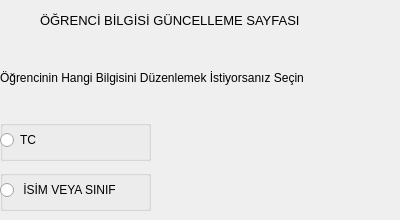
<?xml version="1.0" encoding="UTF-8"?>
<ui version="4.0">
 <class>Form_guncelle</class>
 <widget class="QWidget" name="Form_guncelle">
  <property name="geometry">
   <rect>
    <x>0</x>
    <y>0</y>
    <width>400</width>
    <height>220</height>
   </rect>
  </property>
  <property name="windowTitle">
   <string>Form</string>
  </property>
  <widget class="QLabel" name="label">
   <property name="geometry">
    <rect>
     <x>40</x>
     <y>10</y>
     <width>331</width>
     <height>20</height>
    </rect>
   </property>
   <property name="font">
    <font>
     <pointsize>10</pointsize>
    </font>
   </property>
   <property name="text">
    <string>ÖĞRENCİ BİLGİSİ GÜNCELLEME SAYFASI</string>
   </property>
  </widget>
  <widget class="QLabel" name="label_2">
   <property name="geometry">
    <rect>
     <x>0</x>
     <y>70</y>
     <width>341</width>
     <height>16</height>
    </rect>
   </property>
   <property name="text">
    <string>Öğrencinin Hangi Bilgisini Düzenlemek İstiyorsanız Seçin</string>
   </property>
  </widget>
  <widget class="QGroupBox" name="groupBox">
   <property name="geometry">
    <rect>
     <x>0</x>
     <y>120</y>
     <width>151</width>
     <height>41</height>
    </rect>
   </property>
   <property name="title">
    <string/>
   </property>
   <widget class="QRadioButton" name="radioButton_tc">
    <property name="geometry">
     <rect>
      <x>0</x>
      <y>10</y>
      <width>95</width>
      <height>20</height>
     </rect>
    </property>
    <property name="text">
     <string>TC</string>
    </property>
   </widget>
  </widget>
  <widget class="QGroupBox" name="groupBox_2">
   <property name="geometry">
    <rect>
     <x>0</x>
     <y>170</y>
     <width>151</width>
     <height>41</height>
    </rect>
   </property>
   <property name="title">
    <string/>
   </property>
   <widget class="QRadioButton" name="radioButton_isim">
    <property name="geometry">
     <rect>
      <x>0</x>
      <y>10</y>
      <width>141</width>
      <height>20</height>
     </rect>
    </property>
    <property name="text">
     <string> İSİM VEYA SINIF</string>
    </property>
   </widget>
  </widget>
 </widget>
 <resources/>
 <connections/>
</ui>
